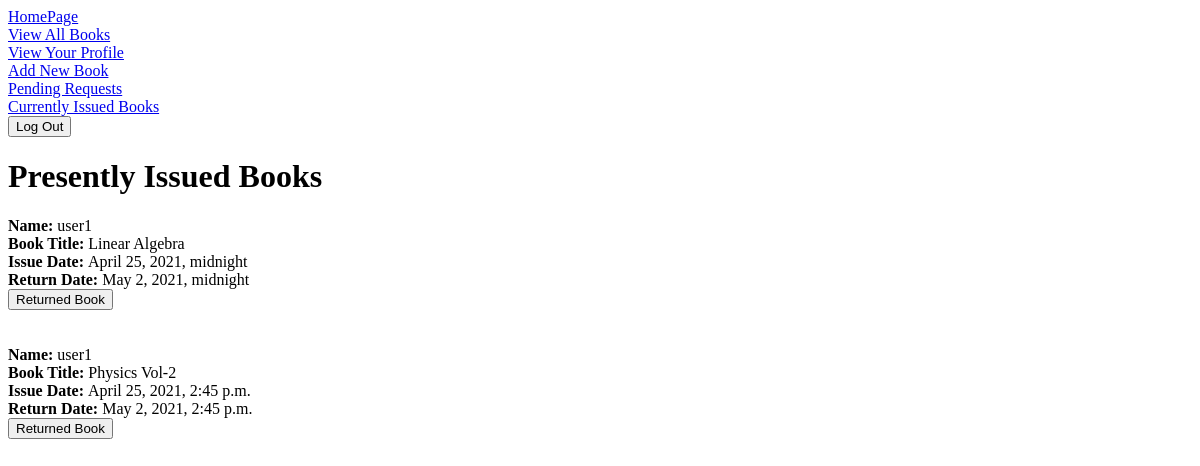
/issued (signed in), run on an earlier commit of the app's database.
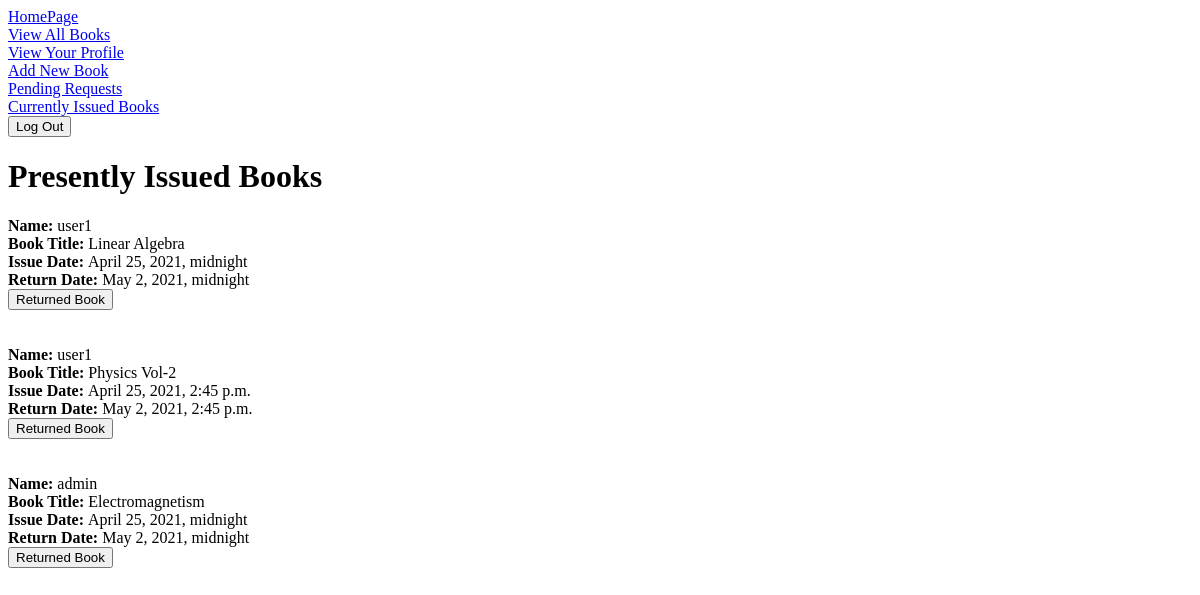
And on a later commit of the database.
### library/models.py (models this page shows, shortened)
class IssueRequest(models.Model):
    user = models.ForeignKey(User, on_delete=models.CASCADE)
    book = models.ForeignKey('Book',on_delete=models.CASCADE)
    permissions = ((False,'denied'),(True,'issued'))
    statu = ((False,'pending'),(True,'seen'))
    status=models.BooleanField(max_length=30,choices=statu,default=False)
    permission=models.BooleanField(max_length=30,choices=permissions,default=False)
    choice = ((True,'returned'),(False,'Not Returned'))
    returned = models.BooleanField(max_length=30,choices=choice,default=False)
    issue_date = models.DateTimeField(null=True,blank=True)
    return_date = models.DateTimeField(null=True,blank=True)

class Book(models.Model):
    title=models.CharField(max_length=50)
    genre_choice= [
        ('academics', 'Academics'),
        ('fiction', 'Fiction'),
        ('action ', 'Action '),
        ('biography', 'Biography'),
        ('history', 'History'),
        ('mystery','Mystery'),
        ('fantasy','Fantasy')
        ]
    isbn=models.PositiveIntegerField()
    author=models.CharField(max_length=40)
    genre=models.CharField(max_length=30,choices=genre_choice,default='academics')
    number = models.PositiveIntegerField()

### library/views.py (the view)
# urls.py: path('issued', views.issued, name='issued'),
def issued(request):
    requests = models.IssueRequest.objects.filter(returned=False, permission = True)
    return render(request, 'issued.html', locals())

### Templates/issued.html (shortened to what this page needs)
{% extends 'userbase.html' %}
{% block body %}
{% if user.is_staff %}
<h1> Presently Issued Books</h1>
{% for request in requests %}
<b>Name: </b>{{request.user.username}}<br>
<b>Book Title: </b>{{request.book.title}}<br>
<b>Issue Date: </b>{{request.issue_date}}<br>
<b>Return Date: </b>{{request.return_date}}<br>
<form action="return_book/{{request.id}}" method="POST">
  <input type="submit" name="Return" value="Returned Book">
</form><br><br>
{% endfor %}
{% endif %}
{% endblock body %}

### Templates/userbase.html (shortened to what this page needs)
<!DOCTYPE html>
<html lang="en">
<head>
</head>
<body>
    {% if user.is_authenticated %}
    <a href="userhome"> HomePage </a><br>
    <a href="bookview"> View All Books </a><br>
    <a href="userprofile"> View Your Profile </a><br>
    {% if user.is_staff %}
    <a href="addbook">Add New Book</a><br>
    <a href='pending'>Pending Requests</a><br>
    <a href='issued'>Currently Issued Books</a><br>
    {% endif %}
    <form action="logout" method="post">
            <button class="btn btn-primary btn-sm" type="submit">Log Out</button>
        </form>
    {% endif %}
    {% block body %}{% endblock body %}
</body>
</html>

What changed in the data, as far as the page shows it:
added IssueRequest: user.username "admin", book "Electromagnetism", issue_date "April 25, 2021, midnight", return_date "May 2, 2021, midnight"
